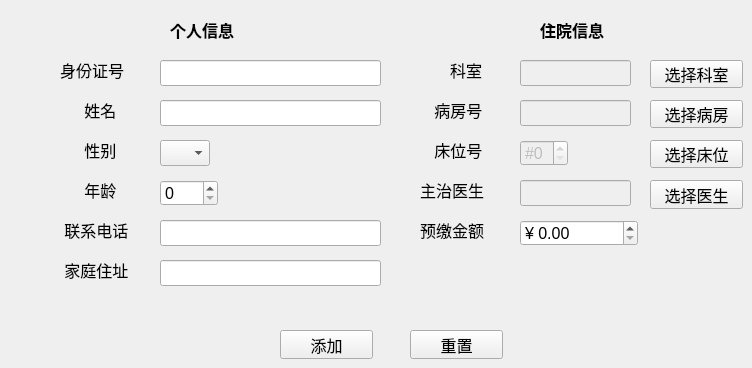
      <widget class="QWidget" name="tab">
       <property name="styleSheet">
        <string notr="true">#tab{
border-image:url(:/new/prefix1/test.jpg);
}</string>
       </property>
       <attribute name="title">
        <string>添加病人</string>
       </attribute>
       <widget class="QLineEdit" name="LINE_PHONE">
        <property name="enabled">
         <bool>true</bool>
        </property>
        <property name="geometry">
         <rect>
          <x>160</x>
          <y>220</y>
          <width>221</width>
          <height>26</height>
         </rect>
        </property>
        <property name="font">
         <font>
          <pointsize>12</pointsize>
         </font>
        </property>
        <property name="maxLength">
         <number>11</number>
        </property>
        <property name="clearButtonEnabled">
         <bool>true</bool>
        </property>
       </widget>
       <widget class="QLabel" name="ID">
        <property name="geometry">
         <rect>
          <x>60</x>
          <y>60</y>
          <width>80</width>
          <height>20</height>
         </rect>
        </property>
        <property name="font">
         <font>
          <pointsize>12</pointsize>
         </font>
        </property>
        <property name="text">
         <string>身份证号</string>
        </property>
       </widget>
       <widget class="QLabel" name="NAME">
        <property name="geometry">
         <rect>
          <x>80</x>
          <y>100</y>
          <width>50</width>
          <height>20</height>
         </rect>
        </property>
        <property name="font">
         <font>
          <pointsize>12</pointsize>
         </font>
        </property>
        <property name="text">
         <string> 姓名</string>
        </property>
       </widget>
       <widget class="QLineEdit" name="LINE_ADDRESS">
        <property name="geometry">
         <rect>
          <x>160</x>
          <y>260</y>
          <width>221</width>
          <height>26</height>
         </rect>
        </property>
        <property name="font">
         <font>
          <pointsize>12</pointsize>
         </font>
        </property>
        <property name="maxLength">
         <number>100</number>
        </property>
        <property name="clearButtonEnabled">
         <bool>true</bool>
        </property>
       </widget>
       <widget class="QLineEdit" name="LINE_ID">
        <property name="geometry">
         <rect>
          <x>160</x>
          <y>60</y>
          <width>221</width>
          <height>26</height>
         </rect>
        </property>
        <property name="font">
         <font>
          <pointsize>12</pointsize>
         </font>
        </property>
        <property name="contextMenuPolicy">
         <enum>Qt::DefaultContextMenu</enum>
        </property>
        <property name="inputMethodHints">
         <set>Qt::ImhNone</set>
        </property>
        <property name="inputMask">
         <string/>
        </property>
        <property name="maxLength">
         <number>18</number>
        </property>
        <property name="echoMode">
         <enum>QLineEdit::Normal</enum>
        </property>
        <property name="readOnly">
         <bool>false</bool>
        </property>
        <property name="clearButtonEnabled">
         <bool>true</bool>
        </property>
       </widget>
       <widget class="QLabel" name="SEX">
        <property name="geometry">
         <rect>
          <x>80</x>
          <y>140</y>
          <width>50</width>
          <height>20</height>
         </rect>
        </property>
        <property name="font">
         <font>
          <pointsize>12</pointsize>
         </font>
        </property>
        <property name="text">
         <string> 性别</string>
        </property>
       </widget>
       <widget class="QLabel" name="AGE">
        <property name="geometry">
         <rect>
          <x>80</x>
          <y>180</y>
          <width>50</width>
          <height>20</height>
         </rect>
        </property>
        <property name="font">
         <font>
          <pointsize>12</pointsize>
         </font>
        </property>
        <property name="text">
         <string> 年龄</string>
        </property>
       </widget>
       <widget class="QLabel" name="PHONE">
        <property name="geometry">
         <rect>
          <x>60</x>
          <y>220</y>
          <width>90</width>
          <height>20</height>
         </rect>
        </property>
        <property name="font">
         <font>
          <pointsize>12</pointsize>
         </font>
        </property>
        <property name="text">
         <string> 联系电话</string>
        </property>
       </widget>
       <widget class="QLineEdit" name="LINE_NAME">
        <property name="geometry">
         <rect>
          <x>160</x>
          <y>100</y>
          <width>221</width>
          <height>26</height>
         </rect>
        </property>
        <property name="font">
         <font>
          <pointsize>12</pointsize>
         </font>
        </property>
        <property name="maxLength">
         <number>20</number>
        </property>
        <property name="clearButtonEnabled">
         <bool>true</bool>
        </property>
       </widget>
       <widget class="QLabel" name="TITLE">
        <property name="geometry">
         <rect>
          <x>170</x>
          <y>20</y>
          <width>84</width>
          <height>20</height>
         </rect>
        </property>
        <property name="font">
         <font>
          <pointsize>12</pointsize>
          <weight>75</weight>
          <bold>true</bold>
         </font>
        </property>
        <property name="text">
         <string>个人信息</string>
        </property>
       </widget>
       <widget class="QLabel" name="ADDRESS">
        <property name="geometry">
         <rect>
          <x>60</x>
          <y>260</y>
          <width>90</width>
          <height>20</height>
         </rect>
        </property>
        <property name="font">
         <font>
          <pointsize>12</pointsize>
         </font>
        </property>
        <property name="text">
         <string> 家庭住址</string>
        </property>
       </widget>
       <widget class="QComboBox" name="COMBOBOX_SEX">
        <property name="geometry">
         <rect>
          <x>160</x>
          <y>140</y>
          <width>50</width>
          <height>26</height>
         </rect>
        </property>
        <property name="font">
         <font>
          <pointsize>12</pointsize>
         </font>
        </property>
        <item>
         <property name="text">
          <string/>
         </property>
        </item>
        <item>
         <property name="text">
          <string>男</string>
         </property>
        </item>
        <item>
         <property name="text">
          <string>女</string>
         </property>
        </item>
       </widget>
       <widget class="QSpinBox" name="SPINBOX_AGE">
        <property name="geometry">
         <rect>
          <x>160</x>
          <y>180</y>
          <width>58</width>
          <height>26</height>
         </rect>
        </property>
        <property name="font">
         <font>
          <pointsize>12</pointsize>
         </font>
        </property>
        <property name="maximum">
         <number>200</number>
        </property>
       </widget>
       <widget class="QSpinBox" name="SPINBOX_BED">
        <property name="enabled">
         <bool>false</bool>
        </property>
        <property name="geometry">
         <rect>
          <x>520</x>
          <y>140</y>
          <width>48</width>
          <height>26</height>
         </rect>
        </property>
        <property name="font">
         <font>
          <pointsize>12</pointsize>
         </font>
        </property>
        <property name="prefix">
         <string>#</string>
        </property>
       </widget>
       <widget class="QLabel" name="BED">
        <property name="geometry">
         <rect>
          <x>430</x>
          <y>140</y>
          <width>70</width>
          <height>20</height>
         </rect>
        </property>
        <property name="font">
         <font>
          <pointsize>12</pointsize>
         </font>
        </property>
        <property name="text">
         <string> 床位号</string>
        </property>
       </widget>
       <widget class="QLabel" name="SICKROOM">
        <property name="geometry">
         <rect>
          <x>430</x>
          <y>100</y>
          <width>70</width>
          <height>20</height>
         </rect>
        </property>
        <property name="font">
         <font>
          <pointsize>12</pointsize>
         </font>
        </property>
        <property name="text">
         <string> 病房号</string>
        </property>
       </widget>
       <widget class="QLineEdit" name="LINE_SICKROOM">
        <property name="enabled">
         <bool>false</bool>
        </property>
        <property name="geometry">
         <rect>
          <x>520</x>
          <y>100</y>
          <width>111</width>
          <height>26</height>
         </rect>
        </property>
        <property name="font">
         <font>
          <pointsize>12</pointsize>
         </font>
        </property>
       </widget>
       <widget class="QLabel" name="ACCOUNT">
        <property name="geometry">
         <rect>
          <x>420</x>
          <y>220</y>
          <width>90</width>
          <height>20</height>
         </rect>
        </property>
        <property name="font">
         <font>
          <pointsize>12</pointsize>
         </font>
        </property>
        <property name="text">
         <string>预缴金额</string>
        </property>
       </widget>
       <widget class="QLabel" name="label">
        <property name="geometry">
         <rect>
          <x>420</x>
          <y>180</y>
          <width>80</width>
          <height>20</height>
         </rect>
        </property>
        <property name="font">
         <font>
          <pointsize>12</pointsize>
         </font>
        </property>
        <property name="text">
         <string>主治医生</string>
        </property>
       </widget>
       <widget class="QPushButton" name="add_patients">
        <property name="geometry">
         <rect>
          <x>280</x>
          <y>330</y>
          <width>93</width>
          <height>29</height>
         </rect>
        </property>
        <property name="font">
         <font>
          <pointsize>12</pointsize>
         </font>
        </property>
        <property name="text">
         <string>添加</string>
        </property>
       </widget>
       <widget class="QLineEdit" name="LINE_DOCTOR">
        <property name="enabled">
         <bool>false</bool>
        </property>
        <property name="geometry">
         <rect>
          <x>520</x>
          <y>180</y>
          <width>111</width>
          <height>26</height>
         </rect>
        </property>
        <property name="font">
         <font>
          <pointsize>12</pointsize>
         </font>
        </property>
       </widget>
       <widget class="QPushButton" name="select_doctor">
        <property name="geometry">
         <rect>
          <x>650</x>
          <y>180</y>
          <width>93</width>
          <height>29</height>
         </rect>
        </property>
        <property name="font">
         <font>
          <pointsize>12</pointsize>
         </font>
        </property>
        <property name="text">
         <string>选择医生</string>
        </property>
       </widget>
       <widget class="QPushButton" name="select_sickroom">
        <property name="geometry">
         <rect>
          <x>650</x>
          <y>100</y>
          <width>93</width>
          <height>28</height>
         </rect>
        </property>
        <property name="font">
         <font>
          <pointsize>12</pointsize>
         </font>
        </property>
        <property name="text">
         <string>选择病房</string>
        </property>
       </widget>
       <widget class="QPushButton" name="select_bed">
        <property name="geometry">
         <rect>
          <x>650</x>
          <y>140</y>
          <width>93</width>
          <height>28</height>
         </rect>
        </property>
        <property name="font">
         <font>
          <pointsize>12</pointsize>
         </font>
        </property>
        <property name="text">
         <string>选择床位</string>
        </property>
       </widget>
       <widget class="QLabel" name="DEPARTMENT_2">
        <property name="geometry">
         <rect>
          <x>450</x>
          <y>60</y>
          <width>40</width>
          <height>20</height>
         </rect>
        </property>
        <property name="font">
         <font>
          <pointsize>12</pointsize>
         </font>
        </property>
        <property name="text">
         <string>科室</string>
        </property>
       </widget>
       <widget class="QLineEdit" name="LINE_DEPARTMENT">
        <property name="enabled">
         <bool>false</bool>
        </property>
        <property name="geometry">
         <rect>
          <x>520</x>
          <y>60</y>
          <width>111</width>
          <height>26</height>
         </rect>
        </property>
        <property name="font">
         <font>
          <pointsize>12</pointsize>
         </font>
        </property>
       </widget>
       <widget class="QPushButton" name="select_department_name">
        <property name="geometry">
         <rect>
          <x>650</x>
          <y>60</y>
          <width>93</width>
          <height>28</height>
         </rect>
        </property>
        <property name="font">
         <font>
          <pointsize>12</pointsize>
         </font>
        </property>
        <property name="text">
         <string>选择科室</string>
        </property>
       </widget>
       <widget class="QLabel" name="TITLE_">
        <property name="geometry">
         <rect>
          <x>540</x>
          <y>20</y>
          <width>84</width>
          <height>20</height>
         </rect>
        </property>
        <property name="font">
         <font>
          <pointsize>12</pointsize>
          <weight>75</weight>
          <bold>true</bold>
         </font>
        </property>
        <property name="text">
         <string>住院信息</string>
        </property>
       </widget>
       <widget class="QPushButton" name="add_patients_2">
        <property name="geometry">
         <rect>
          <x>410</x>
          <y>330</y>
          <width>93</width>
          <height>29</height>
         </rect>
        </property>
        <property name="font">
         <font>
          <pointsize>12</pointsize>
         </font>
        </property>
        <property name="text">
         <string>重置</string>
        </property>
       </widget>
       <widget class="QDoubleSpinBox" name="DOUBLESPINBOX_ACCOUNT">
        <property name="geometry">
         <rect>
          <x>520</x>
          <y>220</y>
          <width>118</width>
          <height>26</height>
         </rect>
        </property>
        <property name="font">
         <font>
          <pointsize>12</pointsize>
         </font>
        </property>
        <property name="prefix">
         <string>¥ </string>
        </property>
        <property name="maximum">
         <double>999999.989999999990687</double>
        </property>
       </widget>
      </widget>
